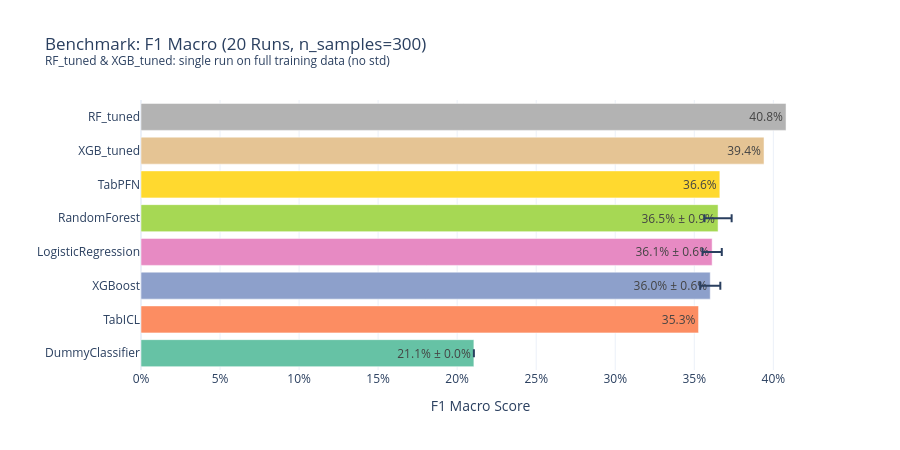

The notebook cell this image was saved under:
### Markdown cell above
## 4.1 F1 Macro Comparison

### Code cell
# F1 Macro: Bar Chart with Error Bars
model_order = df_summary.sort_values('f1_mean')['model'].tolist()
 
fig = px.bar(
    df_summary.sort_values('f1_mean'),
    x='f1_mean', y='model', error_x='f1_std',
    orientation='h',
    text=df_summary.sort_values('f1_mean').apply(
        lambda r: f"{r['f1_mean']:.1%}"
        if pd.isna(r['f1_std'])
        else f"{r['f1_mean']:.1%} ± {r['f1_std']:.1%}",  
        axis=1
    ),
    title=f'Benchmark: F1 Macro ({N_LOOPS} Runs, n_samples={N_SAMPLES})<br>'
          f'<sup>RF_tuned & XGB_tuned: single run on full training data (no std)</sup>',
    labels={'f1_mean': 'F1 Macro Score', 'model': ''},
    color='model',
    color_discrete_sequence=px.colors.qualitative.Set2,
    template='plotly_white'
)
fig.update_layout(
    xaxis_tickformat='.0%',
    showlegend=False,
    yaxis=dict(categoryorder='array', categoryarray=model_order),
    height=450,  
)
show_and_save(fig, "benchmark_f1_macro_comparison")

### Figure 1 — Plotly figure (JSON) as saved in the notebook; plotly's stock layout.template omitted (floating-point values rounded to 4 significant figures)
{"data": [{"error_x": {"array": [0.0]}, "hovertemplate": "=%{y}<br>F1 Macro Score=%{x}<br>text=%{text}<extra></extra>", "legendgroup": "DummyClassifier", "marker": {"color": "rgb(102,194,165)", "pattern": {"shape": ""}}, "name": "DummyClassifier", "orientation": "h", "showlegend": true, "text": ["21.1% ± 0.0%"], "textposition": "auto", "type": "bar", "x": [0.2106], "xaxis": "x", "y": ["DummyClassifier"], "yaxis": "y"}, {"error_x": {"array": [NaN]}, "hovertemplate": "=%{y}<br>F1 Macro Score=%{x}<br>text=%{text}<extra></extra>", "legendgroup": "TabICL", "marker": {"color": "rgb(252,141,98)", "pattern": {"shape": ""}}, "name": "TabICL", "orientation": "h", "showlegend": true, "text": ["35.3%"], "textposition": "auto", "type": "bar", "x": [0.3527], "xaxis": "x", "y": ["TabICL"], "yaxis": "y"}, {"error_x": {"array": [0.006372]}, "hovertemplate": "=%{y}<br>F1 Macro Score=%{x}<br>text=%{text}<extra></extra>", "legendgroup": "XGBoost", "marker": {"color": "rgb(141,160,203)", "pattern": {"shape": ""}}, "name": "XGBoost", "orientation": "h", "showlegend": true, "text": ["36.0% ± 0.6%"], "textposition": "auto", "type": "bar", "x": [0.3601], "xaxis": "x", "y": ["XGBoost"], "yaxis": "y"}, {"error_x": {"array": [0.006106]}, "hovertemplate": "=%{y}<br>F1 Macro Score=%{x}<br>text=%{text}<extra></extra>", "legendgroup": "LogisticRegression", "marker": {"color": "rgb(231,138,195)", "pattern": {"shape": ""}}, "name": "LogisticRegression", "orientation": "h", "showlegend": true, "text": ["36.1% ± 0.6%"], "textposition": "auto", "type": "bar", "x": [0.3613], "xaxis": "x", "y": ["LogisticRegression"], "yaxis": "y"}, {"error_x": {"array": [0.008585]}, "hovertemplate": "=%{y}<br>F1 Macro Score=%{x}<br>text=%{text}<extra></extra>", "legendgroup": "RandomForest", "marker": {"color": "rgb(166,216,84)", "pattern": {"shape": ""}}, "name": "RandomForest", "orientation": "h", "showlegend": true, "text": ["36.5% ± 0.9%"], "textposition": "auto", "type": "bar", "x": [0.365], "xaxis": "x", "y": ["RandomForest"], "yaxis": "y"}, {"error_x": {"array": [NaN]}, "hovertemplate": "=%{y}<br>F1 Macro Score=%{x}<br>text=%{text}<extra></extra>", "legendgroup": "TabPFN", "marker": {"color": "rgb(255,217,47)", "pattern": {"shape": ""}}, "name": "TabPFN", "orientation": "h", "showlegend": true, "text": ["36.6%"], "textposition": "auto", "type": "bar", "x": [0.3662], "xaxis": "x", "y": ["TabPFN"], "yaxis": "y"}, {"error_x": {"array": [NaN]}, "hovertemplate": "=%{y}<br>F1 Macro Score=%{x}<br>text=%{text}<extra></extra>", "legendgroup": "XGB_tuned", "marker": {"color": "rgb(229,196,148)", "pattern": {"shape": ""}}, "name": "XGB_tuned", "orientation": "h", "showlegend": true, "text": ["39.4%"], "textposition": "auto", "type": "bar", "x": [0.3941], "xaxis": "x", "y": ["XGB_tuned"], "yaxis": "y"}, {"error_x": {"array": [NaN]}, "hovertemplate": "=%{y}<br>F1 Macro Score=%{x}<br>text=%{text}<extra></extra>", "legendgroup": "RF_tuned", "marker": {"color": "rgb(179,179,179)", "pattern": {"shape": ""}}, "name": "RF_tuned", "orientation": "h", "showlegend": true, "text": ["40.8%"], "textposition": "auto", "type": "bar", "x": [0.4081], "xaxis": "x", "y": ["RF_tuned"], "yaxis": "y"}], "layout": {"barmode": "relative", "height": 450, "legend": {"title": {"text": ""}, "tracegroupgap": 0}, "showlegend": false, "title": {"text": "Benchmark: F1 Macro (20 Runs, n_samples=300)<br><sup>RF_tuned & XGB_tuned: single run on full training data (no std)</sup>"}, "xaxis": {"anchor": "y", "domain": [0, 1], "tickformat": ".0%", "title": {"text": "F1 Macro Score"}}, "yaxis": {"anchor": "x", "categoryarray": ["DummyClassifier", "TabICL", "XGBoost", "LogisticRegression", "RandomForest", "TabPFN", "XGB_tuned", "RF_tuned"], "categoryorder": "array", "domain": [0, 1], "title": {"text": ""}}}}
